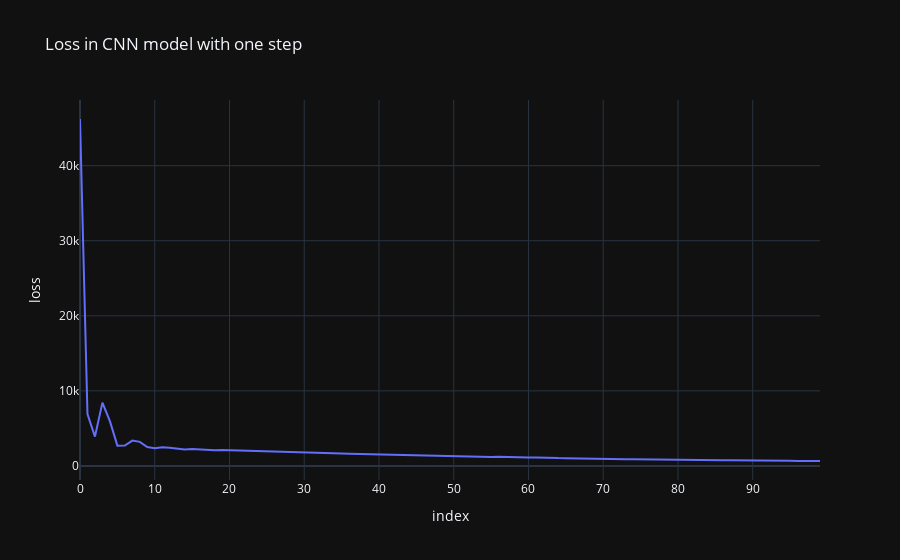

Write notebook code for a chart like this one.
### Code cell
losses_df1 = pd.DataFrame(model1.history.history)
fig = px.line(losses_df1, x = losses_df1.index, y='loss',
            title='Loss in CNN model with one step ')
fig.show()

### Figure 1 — Plotly figure (JSON) as saved in the notebook; plotly's stock layout.template omitted (floating-point values rounded to 4 significant figures)
{"data": [{"hovertemplate": "index=%{x}<br>loss=%{y}<extra></extra>", "legendgroup": "", "line": {"color": "#636efa", "dash": "solid"}, "marker": {"symbol": "circle"}, "mode": "lines", "name": "", "orientation": "v", "showlegend": false, "type": "scatter", "x": [0, 1, 2, 3, 4, 5, 6, 7, 8, 9, 10, 11, 12, 13, 14, 15, 16, 17, 18, 19, 20, 21, 22, 23, 24, 25, 26, 27, 28, 29, 30, 31, 32, 33, 34, 35, 36, 37, 38, 39, 40, 41, 42, 43, 44, 45, 46, 47, 48, 49, 50, 51, 52, 53, 54, 55, 56, 57, 58, 59, 60, 61, 62, 63, 64, 65, 66, 67, 68, 69, 70, 71, 72, 73, 74, 75, 76, 77, 78, 79, 80, 81, 82, 83, 84, 85, 86, 87, 88, 89, 90, 91, 92, 93, 94, 95, 96, 97, 98, 99], "xaxis": "x", "y": [46220.0, 6917.0, 3910.0, 8434.0, 5963.0, 2702.0, 2708.0, 3380.0, 3203.0, 2513.0, 2359.0, 2487.0, 2419.0, 2296.0, 2200.0, 2240.0, 2178.0, 2132.0, 2102.0, 2115.0, 2081.0, 2063.0, 2010.0, 1970.0, 1955.0, 1928.0, 1916.0, 1861.0, 1844.0, 1813.0, 1787.0, 1783.0, 1726.0, 1722.0, 1683.0, 1652.0, 1637.0, 1611.0, 1588.0, 1563.0, 1532.0, 1525.0, 1517.0, 1477.0, 1451.0, 1417.0, 1399.0, 1388.0, 1362.0, 1340.0, 1298.0, 1285.0, 1270.0, 1249.0, 1227.0, 1196.0, 1208.0, 1162.0, 1151.0, 1147.0, 1114.0, 1115.0, 1065.0, 1064.0, 1039.0, 1037.0, 1009.0, 993.8, 964.6, 958.4, 935.0, 928.2, 912.1, 890.7, 883.9, 866.1, 853.9, 841.9, 831.6, 831.0, 808.3, 795.6, 791.7, 785.0, 765.0, 761.8, 748.3, 747.5, 725.9, 723.5, 719.4, 702.0, 711.0, 686.3, 679.2, 674.6, 663.0, 662.5, 655.3, 669.8], "yaxis": "y"}], "layout": {"legend": {"tracegroupgap": 0}, "title": {"text": "Loss in CNN model with one step "}, "xaxis": {"anchor": "y", "domain": [0, 1], "title": {"text": "index"}}, "yaxis": {"anchor": "x", "domain": [0, 1], "title": {"text": "loss"}}}}
